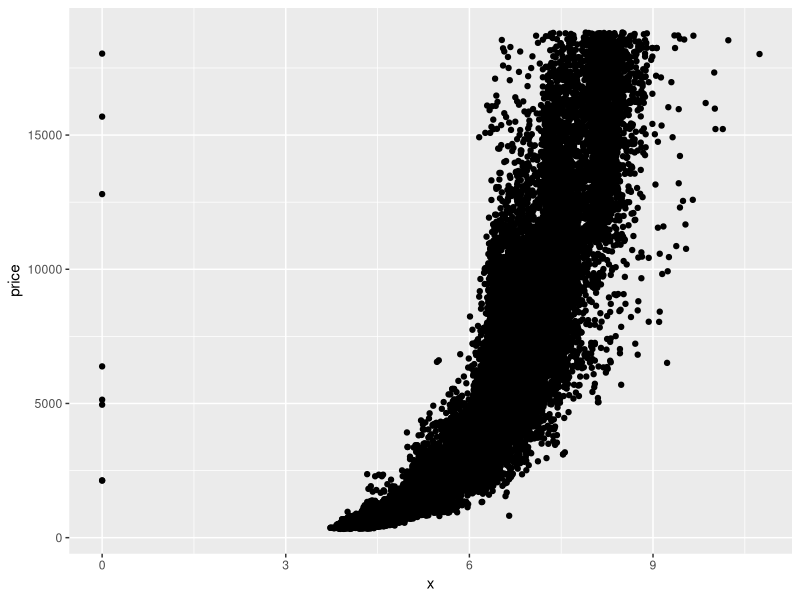
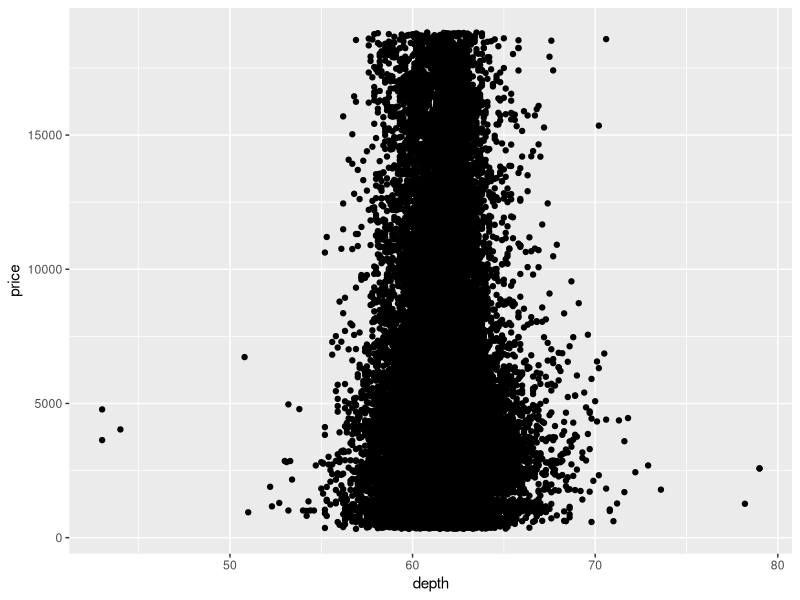
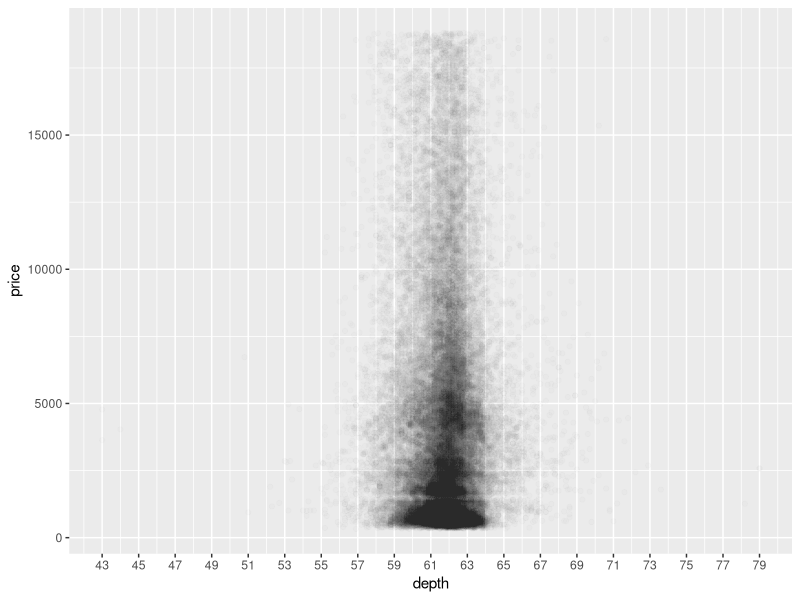
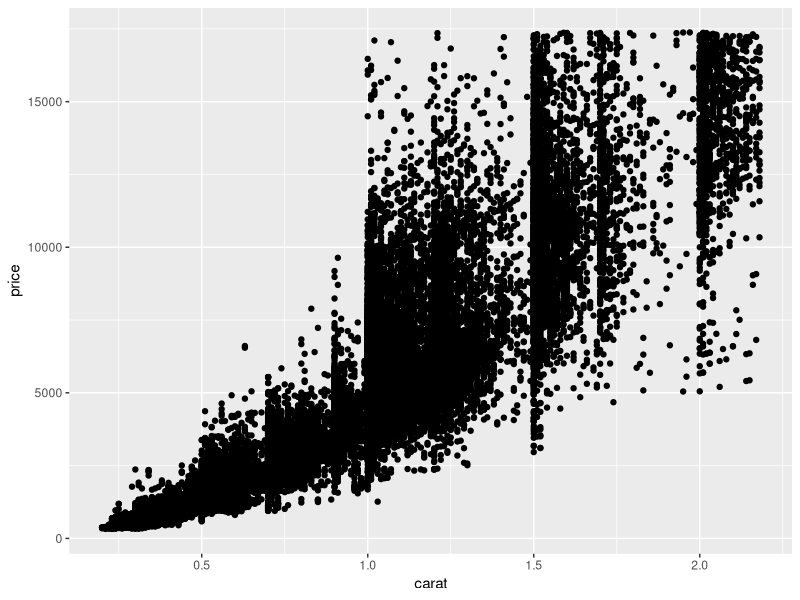
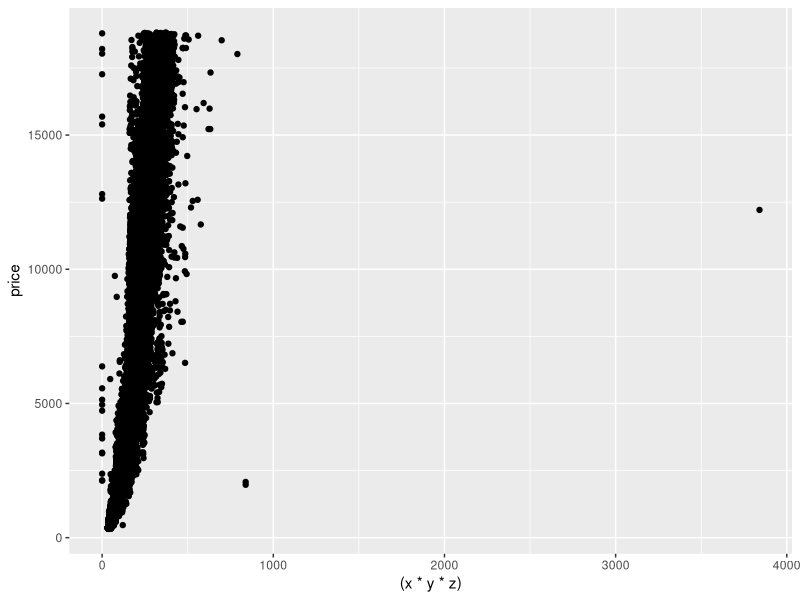
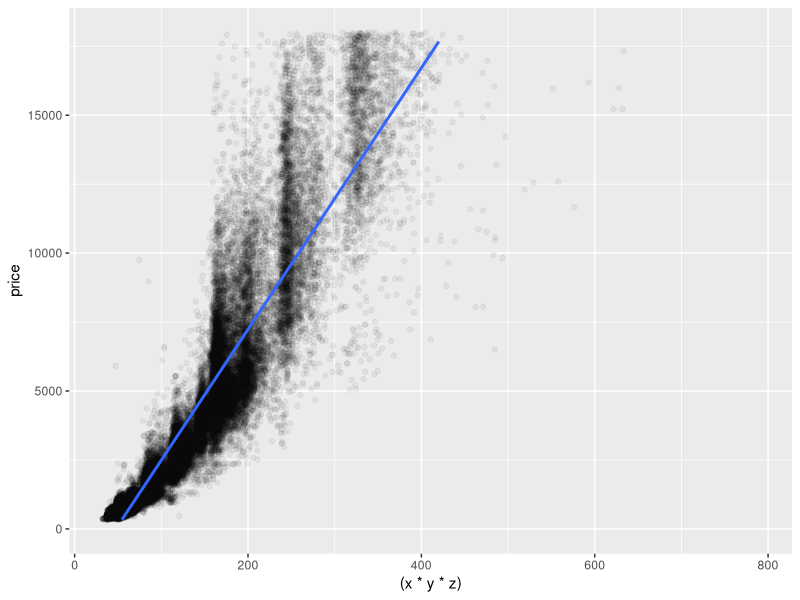
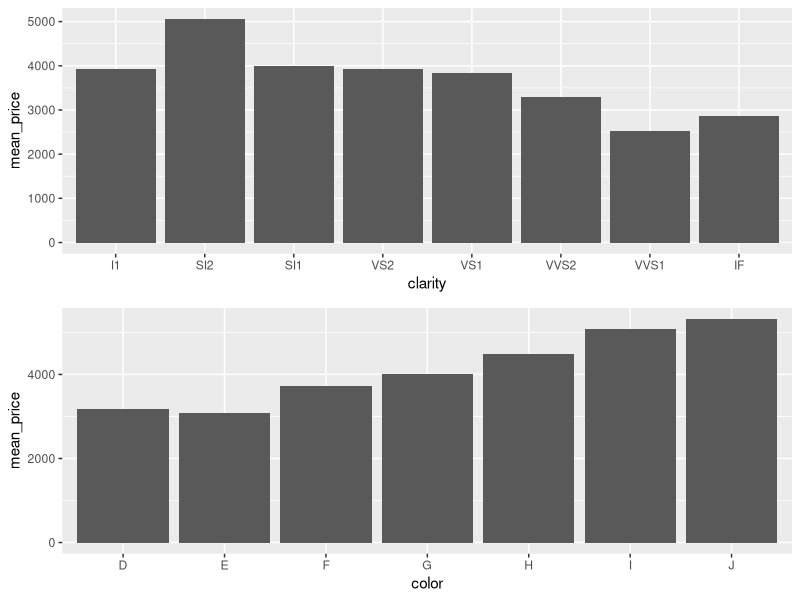
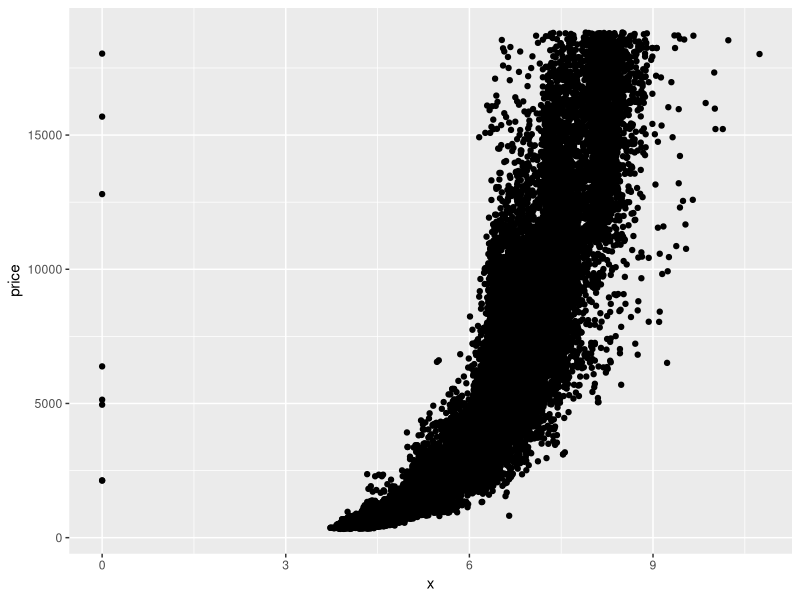

Write the R code that produced these figures, in order.
# setup
library(ggplot2)
data(diamonds)

# Your first task is to create a
# scatterplot of price vs x.
# using the ggplot syntax.
ggplot(aes(x = x, y = price), data = diamonds) +
   geom_point()
ggsave('price_vs_x_scatterplot.png')

# correlation between price and x
with(diamonds, cor.test(price, x))

# correlation between price and y
with(diamonds, cor.test(price, y))

# correlation between price and z
with(diamonds, cor.test(price, z))

# Create a simple scatter plot of price vs depth.
ggplot(aes(x = depth, y = price), data = diamonds) +
   geom_point()
ggsave('price_vs_depth_scatterplot.png')

# Change the code to make the transparency of the
# points to be 1/100 of what they are now and mark
# the x-axis every 2 units. See the instructor notes
# for two hints.
ggplot(data = diamonds, aes(x = depth, y = price)) + 
   geom_point(alpha = 0.01) +
   scale_x_continuous(breaks = seq(43, 79, 2))
ggsave('price_vs_depth_scatterplot2.png')

# correlation between price and depth
with(diamonds, cor.test(price, depth))

# Create a scatterplot of price vs carat
# and omit the top 1% of price and carat
# values.
ggplot(data = subset(diamonds,
                     price <= quantile(price, 0.99) & carat <= quantile(carat, 0.99)),
       aes(x = carat, y = price)) + 
   geom_point()
ggsave('price_vs_carat_scatterplot.png')

# Create a scatterplot of price vs. volume (x * y * z).
# This is a very rough approximation for a diamond's volume.
ggplot(aes(x = (x * y * z), y = price), data = diamonds) +
   geom_point()
ggsave('price_vs_volume_scatterplot.png')

# Create a new variable for volume in the diamonds data frame.
# This will be useful in a later exercise.
diamonds$volume <- diamonds$x * diamonds$y * diamonds$z

# correlation between price and volume, within a certain range
with(subset(diamonds, volume > 0 & volume <= 800), cor.test(price, volume))

# Subset the data to exclude diamonds with a volume
# greater than or equal to 800. Also, exclude diamonds
# with a volume of 0. Adjust the transparency of the
# points and add a linear model to the plot. (See the
# Instructor Notes or look up the documentation of
# geom_smooth() for more details about smoothers.)
ggplot(aes(x = (x * y * z), y = price),
       data = subset(diamonds, volume > 0 & volume <= 800)) +
   geom_point(alpha = 0.05) +
   geom_smooth(method = "lm") +
   ylim(0, 18000)
ggsave('price_vs_volume_scatterplot2.png')

# Do you think this would be a useful model to estimate
# the price of diamonds? Why or why not?

# I think it would be a reasonable approximation if all you needed was an estimate
# within an order of magnitude, but it appears pretty clear that the data is more
# closely approximated by a non-linear model.  Additionally, the data becomes very
# noisy above volume 170 or so.  Even a non-linear model would be pretty bad at
# that point.  But it really depends on what you need the estimate for.

# Use the function dplyr package
# to create a new data frame containing
# info on diamonds by clarity.
library(dplyr)
diamondsByClarity <- diamonds %>%
   group_by(clarity) %>%
   summarize(mean_price = mean(price),
             median_price = median(price),
             min_price = min(price),
             max_price = max(price),
             n = n())

# We’ve created summary data frames with the mean price
# by clarity and color. You can run the code in R to
# verify what data is in the variables diamonds_mp_by_clarity
# and diamonds_mp_by_color.
diamonds_by_clarity <- group_by(diamonds, clarity)
diamonds_mp_by_clarity <- summarise(diamonds_by_clarity, mean_price = mean(price))
diamonds_by_color <- group_by(diamonds, color)
diamonds_mp_by_color <- summarise(diamonds_by_color, mean_price = mean(price))

# Your task is to write additional code to create two bar plots
# on one output image using the grid.arrange() function from the package
# gridExtra.
library(gridExtra)
a <- ggplot(aes(clarity, mean_price), data = diamonds_mp_by_clarity) +
   geom_bar(stat = 'identity')
b <- ggplot(aes(color, mean_price), data = diamonds_mp_by_color) +
   geom_bar(stat = 'identity')
grid.arrange(a, b, ncol = 1)
ggsave('color_and_clarity_groups.png')

